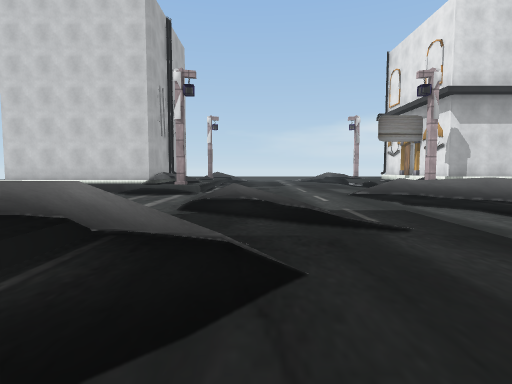
View 1 (above)

22 first-person views from a walk through a Unity game level. The camera is 1.3 m above the floor, tilts 4° down and sees 80° across. The floor is counted in squares, 2 m on a side. Each view is taken from the middle of a square. On the plan, view 1 faces up. The plan holds only what a view shows up to about 10 squares ahead; the rest is blank. The place goes on beyond the plan. Some surface patterns are stand-ins.

View 2
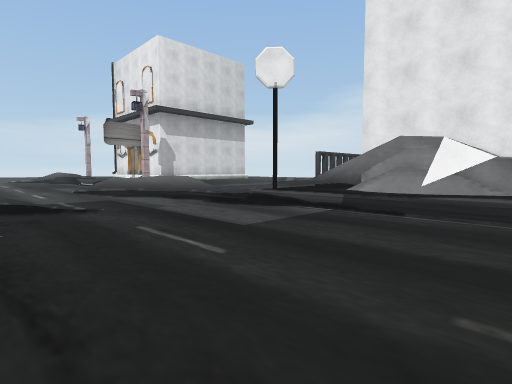

View 3
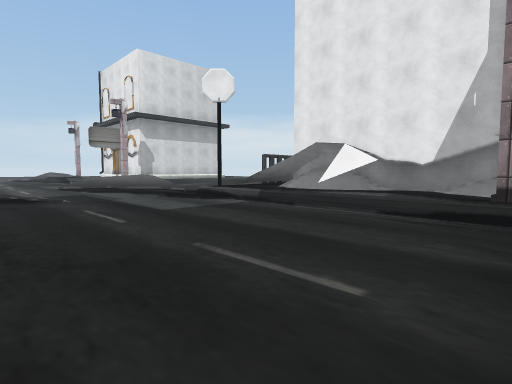

View 4
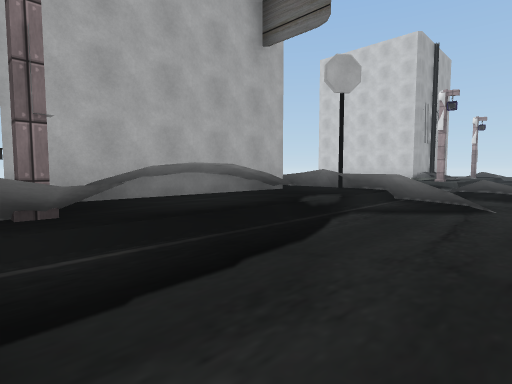

View 5
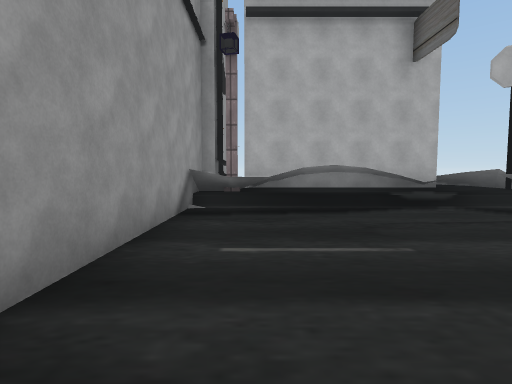

View 6
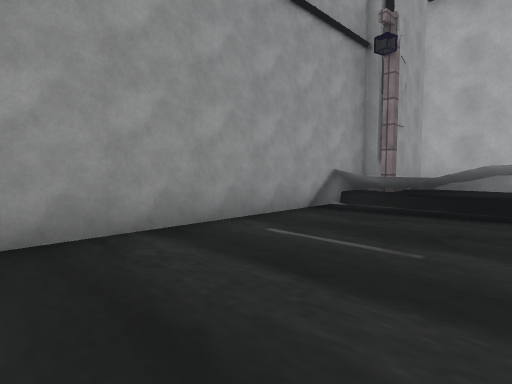

View 7
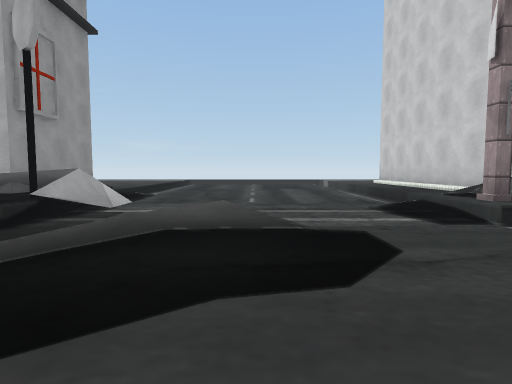

View 8
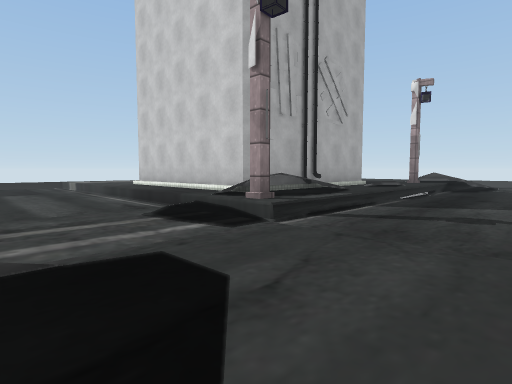

View 9
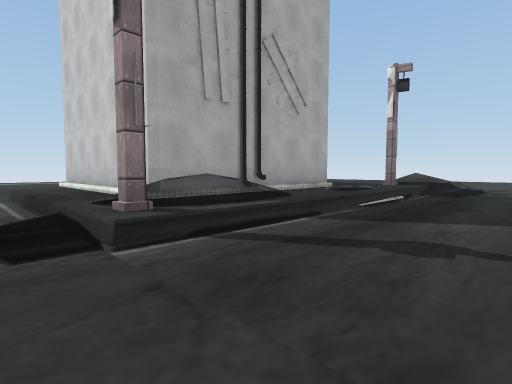

View 10
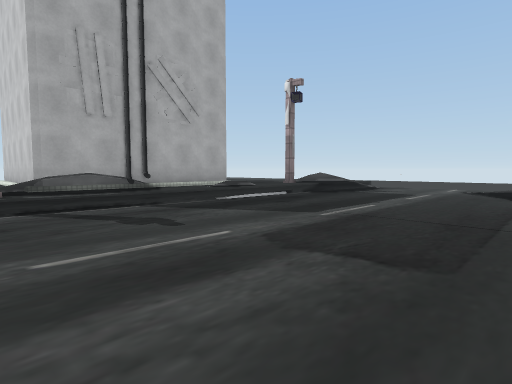

View 11
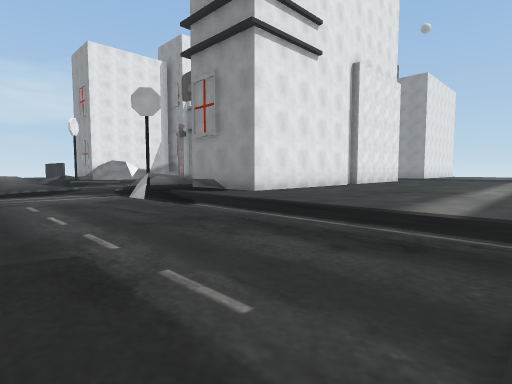

View 12
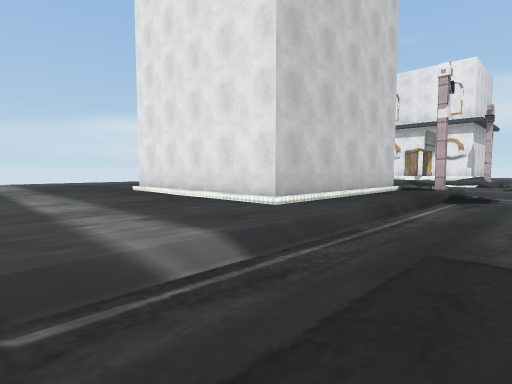

View 13
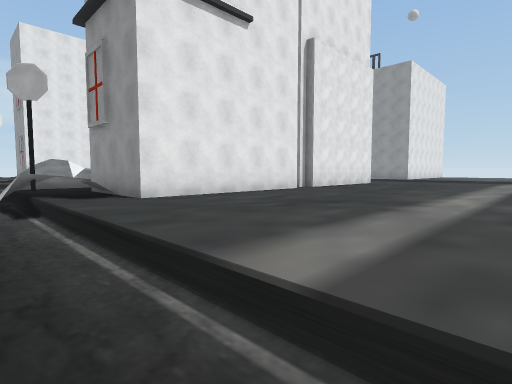

View 14
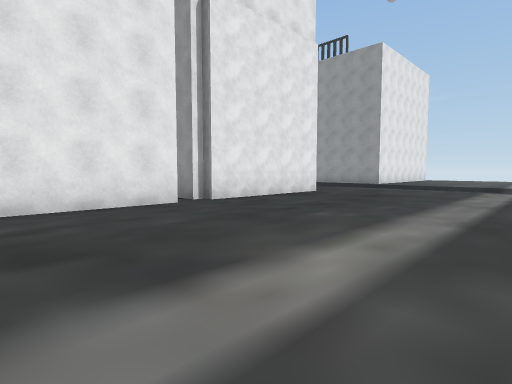

View 15
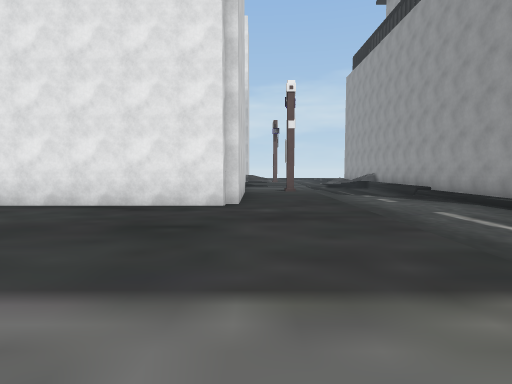

View 16
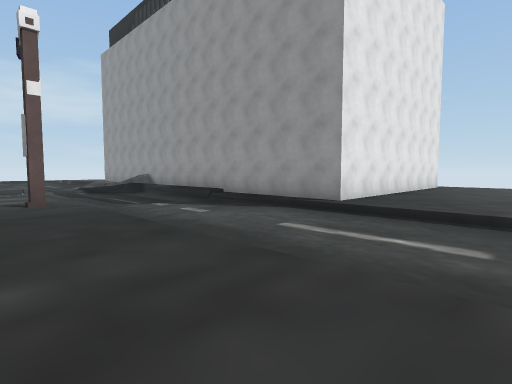

View 17
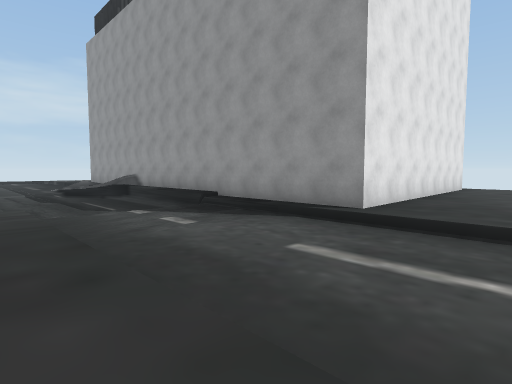

View 18
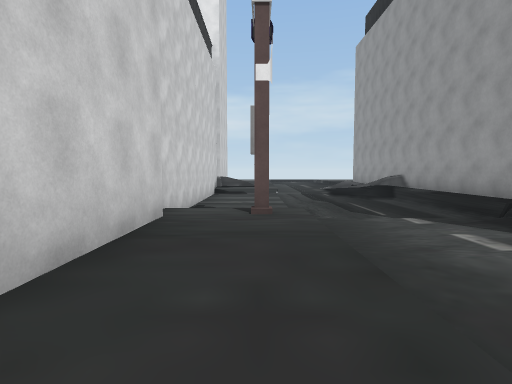

View 19
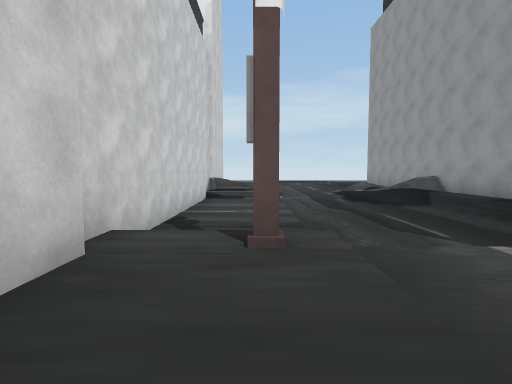

View 20
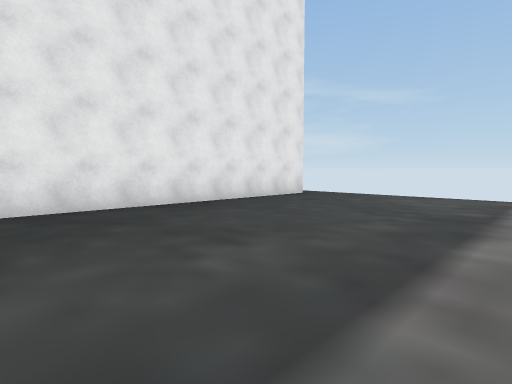

View 21
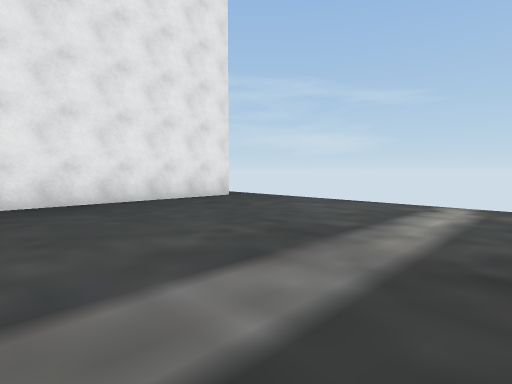

View 22
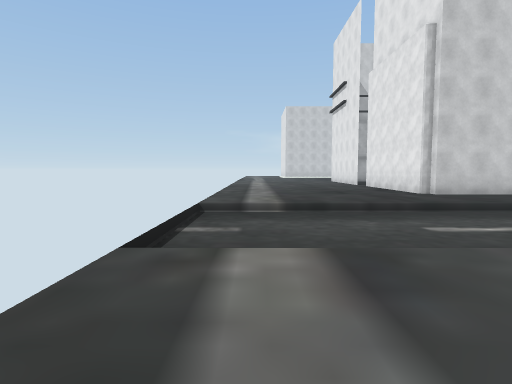

### Floor plan
Key: @ floor where view 1 was taken; # wall or solid block; x gap in a wall; . main floor; : floor 0.25 m higher than the main floor; + floor 0.5 m higher than the main floor; / step, stairs or slope; = window, fence, low wall or low ledge; ^ raised ledge.
Columns run from 12 left of view 1 to 9 right of it. Each row starts with its distance up from view 1.
 21               ..
 20            .....
 19  ++       ==....
 18  +++      ==....
 17  ++++      .....
 16  ++++     +.....
 15  +++#   ##+.....
 14  +++#   ##+......
 13  +++#   #++......
 12 ++++#   ##+......
 11 ++++#   ##+......
 10 ++++#####++...... #
  9 /++++++++++...... #
  8 /..............==
  7 /..............=^.
  6 /..........==..=^=
  5 /..........==...==.
  4 /..................=
  3 ///////:##==.....==^##
  2 ++++++++####=....=#=+
  1 ++++++###=^=.....=##
  0 ++++++# #^#.@....=##
 -1 ++++++# ###......+##
 -2 ++++++# ###......+##
 -3 ++++++x #=#=.....###
 -4 ++++++######.....#
 -5 ++++++#    #=#####
 -6  +++++#
 -7 ++++++#
 -8 ++++++############
 -9 +++++++++++ .....=
-10 ++++++++++# .....#
-11 ///////////....../
-12 ..................
-13 ..................
-14 ...............===
-15 +++++++###########
-16 +++++++#
-17 +++++++#
-18 +++++++#
-19 +++++++#
-20 +++++++#
-21 +++++++#
-22 +++++++#
-23  +++++++

Where each view was taken, in squares from view 1:
view 1: 0 up, 0 right, facing up
view 2: 2 down, 0 right, facing up-right
view 3: 4 down, 0 right, facing up-right
view 4: 4 down, 1 right, facing up-left
view 5: 3 down, 4 right, facing left
view 6: 1 down, 4 right, facing down-left
view 7: 6 up, 2 right, facing left
view 8: 6 up, 1 right, facing up-left
view 9: 8 up, 1 right, facing up-left
view 10: 9 up, 4 right, facing up-left
view 11: 7 up, 12 left, facing down-right
view 12: 7 up, 12 left, facing up-right
view 13: 4 up, 12 left, facing down-right
view 14: 0 up, 12 left, facing down-right
view 15: 9 down, 12 left, facing right
view 16: 9 down, 9 left, facing down-right
view 17: 10 down, 8 left, facing down-right
view 18: 10 down, 7 left, facing right
view 19: 10 down, 5 left, facing right
view 20: 15 down, 11 left, facing down-right
view 21: 17 down, 12 left, facing down-right
view 22: 17 down, 11 left, facing up
